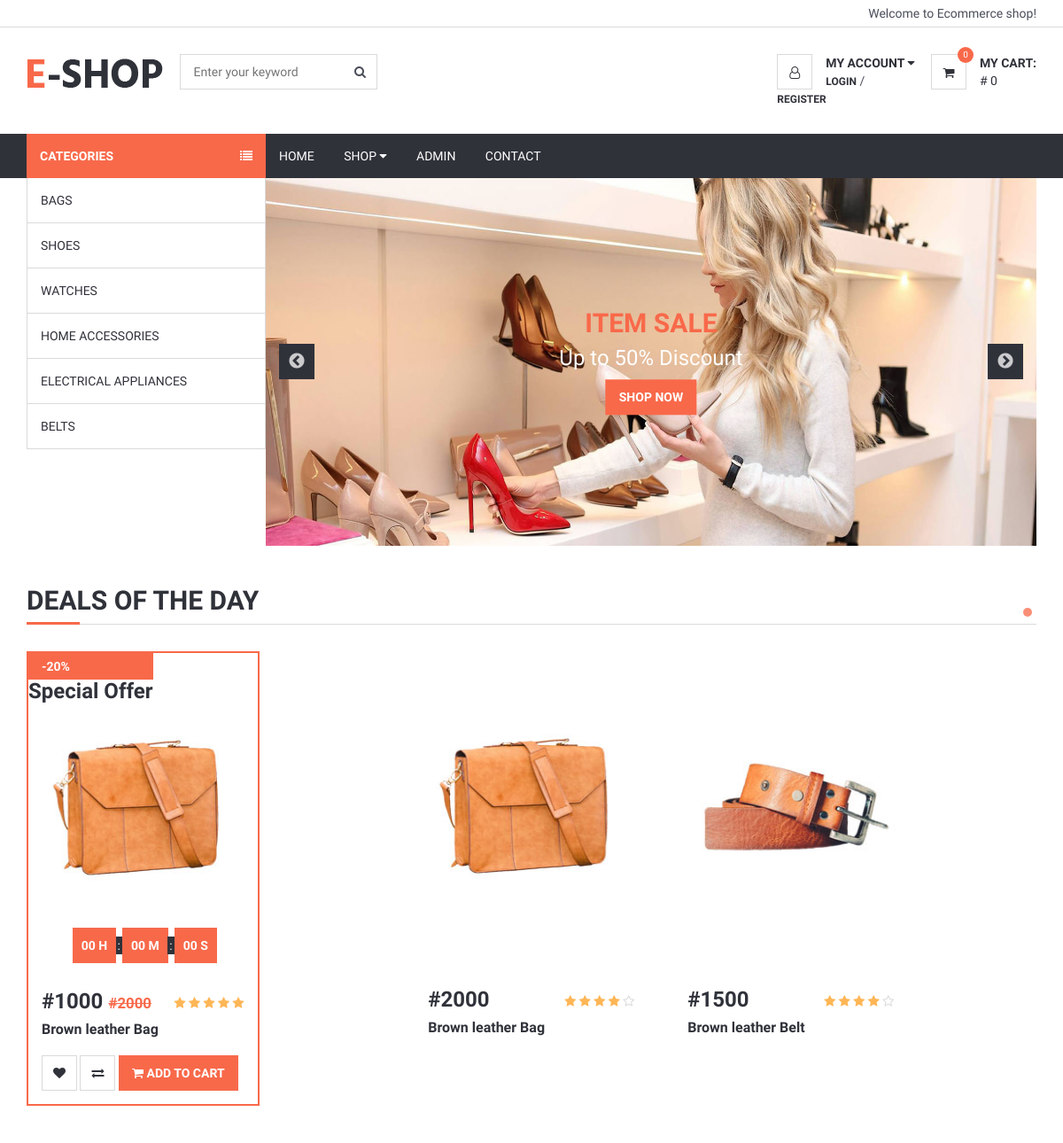
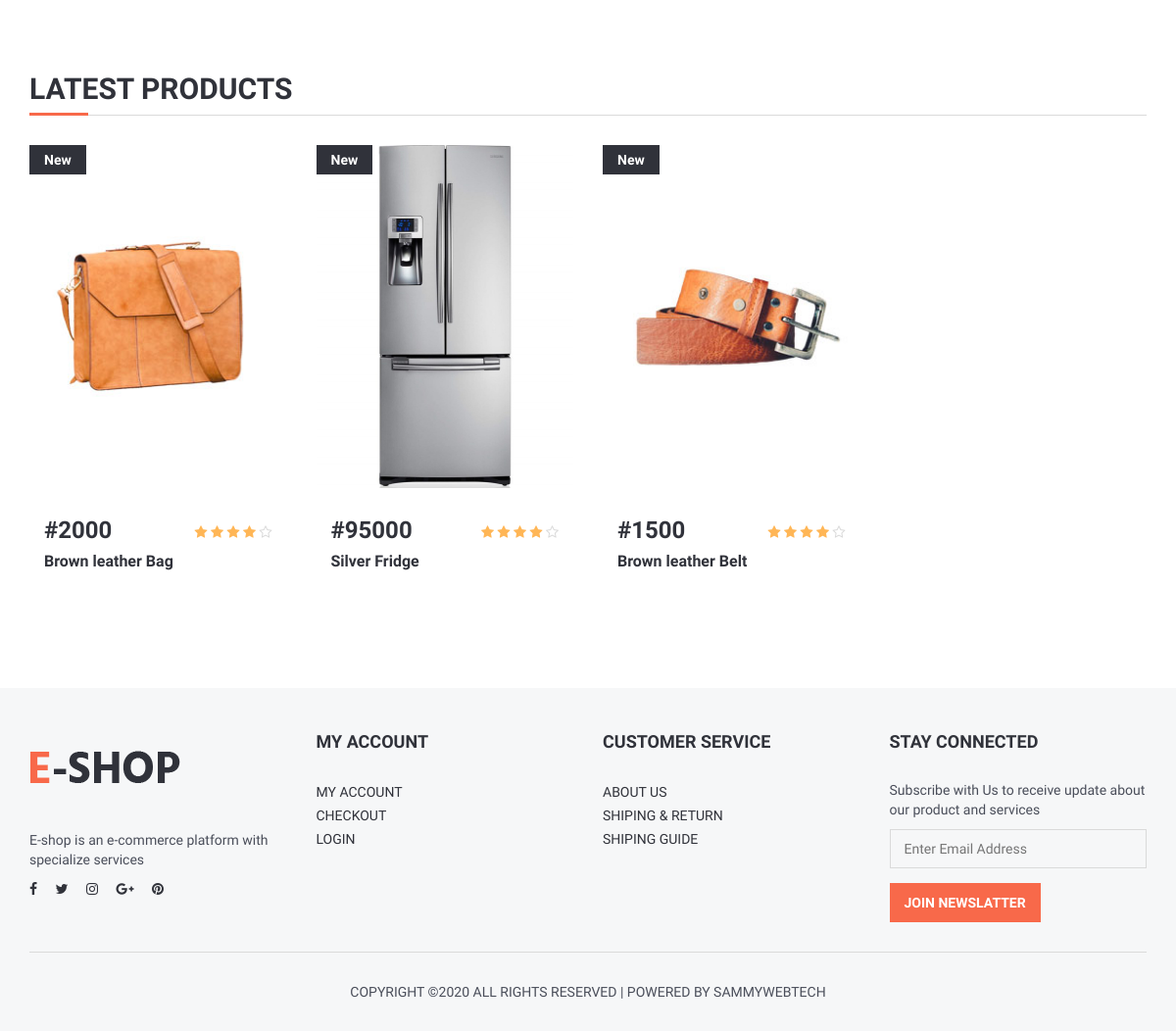
The page / on the database its author committed (2 pictures, top to bottom).
### tables this page shows
CREATE TABLE IF NOT EXISTS `categories` (
  `cat_id` int(11) NOT NULL AUTO_INCREMENT,
  `cat_title` varchar(255) NOT NULL,
  PRIMARY KEY (`cat_id`)
);

CREATE TABLE IF NOT EXISTS `slides` (
  `slide_id` int(11) NOT NULL AUTO_INCREMENT,
  `slide_title` varchar(255) NOT NULL,
  `slide_image` text NOT NULL,
  PRIMARY KEY (`slide_id`)
);

CREATE TABLE IF NOT EXISTS `products` (
  `product_id` int(11) NOT NULL AUTO_INCREMENT,
  `product_title` varchar(255) NOT NULL,
  `product_category_id` int(11) NOT NULL,
  `product_brand_id` int(11) NOT NULL,
  `product_price` float NOT NULL,
  `product_quantity` int(11) NOT NULL,
  `product_description` text NOT NULL,
  `short_desc` text NOT NULL,
  `product_image` varchar(255) NOT NULL,
  `featured` varchar(255) NOT NULL,
  PRIMARY KEY (`product_id`)
);

### resources/functions.php (the view, shortened to what this page needs)
<?php
function myQuery($query){
  global $conn;
  return  mysqli_query($conn,$query);
}
function getAllCategories(){
	$result = myQuery("SELECT * FROM categories");
	while($row = mysqli_fetch_assoc($result)){
$categories = <<< DELIMETER
  <li><a href="categories.php?cat_id={$row['cat_id']}">{$row['cat_title']}</a></li>
DELIMETER;
echo $categories;
	}
}
function getAllProducts(){
    if($featured = 'featured'){
            $result = myQuery("SELECT * FROM products WHERE featured = '$featured'");
            while($row = mysqli_fetch_assoc($result)){
$products = <<<DELIMETER
 <div class="product product-single">
    <div class="product-thumb">
        <a href="product-page.php?id={$row['product_id']}" class="main-btn quick-view"><i class="fa fa-search-plus"></i> Quick view</a>
        <img src="images/{$row['product_image']}" alt="" style= 'height:350px'>
    </div>
    <div class="product-body">
        <h3 class="product-price">#{$row['product_price']}</h3>
        <div class="product-rating">
            <i class="fa fa-star"></i>
            <i class="fa fa-star"></i>
            <i class="fa fa-star"></i>
            <i class="fa fa-star"></i>
            <i class="fa fa-star-o empty"></i>
        </div>
        <h2 class="product-name"><a href="#">{$row['product_title']}</a></h2>
        <div class="product-btns">
            <button class="main-btn icon-btn"><i class="fa fa-heart"></i></button>
            <button class="main-btn icon-btn"><i class="fa fa-exchange"></i></button>
            <a href="addcart.php?add={$row['product_id']}" class="primary-btn add-to-cart"><i class="fa fa-shopping-cart"></i> Add to Cart</a>
        </div>
    </div>
 </div>
DELIMETER;
echo $products;
}
    }
    else{
    }
}
function getLatestProducts(){
    $result = myQuery("SELECT * FROM products");
    while($row = mysqli_fetch_assoc($result)){
$products = <<<DELIMETER
<div class="col-md-3 col-sm-6 col-xs-6">
<div class="product product-single">
    <div class="product-thumb">
        <div class="product-label">
            <span>New</span>
        </div>
        <button class="main-btn quick-view"><i class="fa fa-search-plus"></i> Quick view</button>
        <img src="images/{$row['product_image']}" alt="" style="height: 350px;">
    </div>
    <div class="product-body">
        <h3 class="product-price">#{$row['product_price']}</h3>
        <div class="product-rating">
            <i class="fa fa-star"></i>
            <i class="fa fa-star"></i>
            <i class="fa fa-star"></i>
            <i class="fa fa-star"></i>
            <i class="fa fa-star-o empty"></i>
        </div>
        <h2 class="product-name"><a href="#">{$row['product_title']}</a></h2>
        <div class="product-btns">
            <button class="main-btn icon-btn"><i class="fa fa-heart"></i></button>
            <button class="main-btn icon-btn"><i class="fa fa-exchange"></i></button>
            <button class="primary-btn add-to-cart"><i class="fa fa-shopping-cart"></i> Add to Cart</button>
        </div>
    </div>
</div>
</div>
DELIMETER;
echo $products;
    }
}
       function get_slides(){
         $sql_count = myQuery("SELECT * FROM slides");
         $count = mysqli_num_rows($sql_count);
         $result = myQuery("SELECT * FROM slides ORDER BY slide_id ASC LIMIT ".$count."");
         while ($row = mysqli_fetch_assoc($result)) {
       $slides = <<<DELIMETER
           <div class="banner banner-1">
            <img src="images/{$row['slide_image']}" alt="">
                <div class="banner-caption text-center">
                    <h1 style="color:#F8694A; font-size: 30px;">Item sale</h1>
                    <h3 class="white-color font-weak">Up to 50% Discount</h3>
                    <button class="primary-btn">Shop Now</button>
                </div>
           </div>
DELIMETER;
       echo $slides;
         }
       }
             ?><li><a href="welcome.php">Home</a></li><?php

### resources/templates/front/header.php (shortened to what this page needs)
<!DOCTYPE html>
<html lang="en">
<head>
	<link type="text/css" rel="stylesheet" href="css/bootstrap.min.css" />
	<link type="text/css" rel="stylesheet" href="css/slick.css" />
	<link type="text/css" rel="stylesheet" href="css/slick-theme.css" />
	<link type="text/css" rel="stylesheet" href="css/nouislider.min.css" />
	<link rel="stylesheet" href="css/font-awesome.min.css">
	<link type="text/css" rel="stylesheet" href="css/style.css" />
</head>
<body>
	<header>
		<div id="top-header">
			<div class="container">
				<div class="pull-right">
					<span>
                        <?php
                           if(isset($_SESSION['user_id'])){
                               $result = myQuery("SELECT * FROM users WHERE user_id = ".$_SESSION['user_id']."");
                               $row = mysqli_fetch_assoc($result);
                               $count = mysqli_num_rows($result);
                               if($count > 0){
                               	echo "Welcome to Ecommerce shop <span style='color: #F8694A'>".$row['firstname']."<span>";
                               }
                           }
                           else{
                           	   echo "Welcome to Ecommerce shop!";
                           }
                            ?>
					</span>
				</div>
			</div>
		</div>
		<div id="header">
			<div class="container">
				<div class="pull-left">
					<div class="header-logo">
						<a class="logo" href="index.php">
							<img src="./img/logo.png" alt="">
						</a>
					</div>
					<div class="header-search">
						<form action="search.php" method="post">
							<input name="search" class="input" required="" type="text" placeholder="Enter your keyword">
							<button name="submit" type="submit" class="search-btn"><i class="fa fa-search"></i></button>
						</form>
					</div>
				</div>
				<div class="pull-right">
					<ul class="header-btns">
						<li class="header-account dropdown default-dropdown">
							<div class="dropdown-toggle" role="button" data-toggle="dropdown" aria-expanded="true">
								<div class="header-btns-icon">
									<i class="fa fa-user-o"></i>
								</div>
								<strong class="text-uppercase">My Account <i class="fa fa-caret-down"></i></strong>
							</div>
							<?php
                                if(isset($_SESSION['user_id'])){
                                    $result = myQuery("SELECT * FROM users WHERE user_id = ".$_SESSION['user_id']."");
                                    $count = mysqli_num_rows($result);
                                    if($count > 0){
                                    	?><strong><a style="color:#F8694A" href="logout.php" class="text-uppercase">Logout</a></strong><?php
                                    }
                                }
                                else{
                                    	  ?><strong style="font-size: 12px;"><a href="login.php" class="text-uppercase">Login</a></strong> / <strong style="font-size: 12px;"><a href="register.php" class="text-uppercase">Register</a></strong><?php
                                    }
							 ?>
						</li>
						<li class="header-cart dropdown default-dropdown">
							<a href="cart.php">
								<div class="header-btns-icon">
									<i class="fa fa-shopping-cart"></i>
									<span class="qty"><?php echo isset($_SESSION['item_quantitys'])  ? $_SESSION['item_quantitys'] : $_SESSION['item_quantitys'] = '0'?></span>
								</div>
								<strong class="text-uppercase">My Cart:</strong>
								<br>
								<span># <?php echo isset($_SESSION['item_totals']) ? $_SESSION['item_totals'] : $_SESSION['item_totals'] = '0' ?> </span>
							</a>
						</li>
					</ul>
				</div>
			</div>
		</div>
	</header>

### resources/templates/front/top_nav.php (shortened to what this page needs)
<div id="navigation">
	<div class="container">
		<div id="responsive-nav">
			<?php include "resources/templates/front/category_nav.php" ?>
			<div class="menu-nav">
				<ul class="menu-list">
					<?php
					   if(isset($_SESSION['user_id'])){
					       $result = myQuery("SELECT * FROM users WHERE user_id = ".$_SESSION['user_id']."");
					       $count = mysqli_num_rows($result);
					       if($count > 0){
					       	?><li><a href="welcome.php">Home</a></li><?php
					       }
					   }
					   else{
					       	  ?><li><a href="index.php">Home</a></li><?php
					       }
					 ?>
					<li class="dropdown default-dropdown"><a class="dropdown-toggle" data-toggle="dropdown" aria-expanded="true">Shop <i class="fa fa-caret-down"></i></a>
					</li>
					<li><a href="././admin/index.php">Admin</a></li>
					<li><a href="contact.php">Contact</a></li>
				</ul>
			</div>
		</div>
	</div>
</div>

### resources/templates/front/category_nav.php
<div class="category-nav">
	<span class="category-header">Categories <i class="fa fa-list"></i></span>
	<ul class="category-list">
		<?php getAllCategories(); ?>
	</ul>
</div>

### resources/templates/front/slider.php (shortened to what this page needs)
<div id="home">
	<div class="container">
		<div class="home-wrap">
			<div id="home-slick">
				 <?php get_slides() ?>
			</div>
		</div>
	</div>
</div>

### index.php (shortened to what this page needs)
<?php include "resources/templates/front/header.php" ?>
<?php include "resources/templates/front/top_nav.php" ?>
<?php include "resources/templates/front/slider.php" ?>
	<div class="section">
		<div class="container">
			<div class="row">
				<div class="col-md-12">
					<div class="section-title">
						<h2 class="title">Deals Of The Day</h2>
						<div class="pull-right">
							<div class="product-slick-dots-2 custom-dots">
							</div>
						</div>
					</div>
				</div>
			      <?php
                         $result = myQuery("SELECT * FROM products WHERE product_id = 1 ");
                         while($row = mysqli_fetch_assoc($result)){
                          $sql = myQuery("SELECT * FROM reviews WHERE product_id = 1");
                          $for_exam = mysqli_fetch_assoc($sql);
                          $get_me = $for_exam['customer_rating'];
                      ?>
                     <div class="col-md-3 col-sm-6 col-xs-6">
                         <div class="product product-single product-hot">
                             <div class="product-thumb">
                                 <div class="product-label">
                                     <span class="sale">-20%</span>
                                      <h3 id="offer">Special Offer</h3>
                                 </div>
                                 <img src="images/<?php echo $row['product_image'] ?>" alt="" style= 'height:350px'>
                                 <ul class="product-countdown">
									<li><span id="hours"></span></li>
									<li><span id="minutes"></span></li>
									<li><span id="seconds"></span></li>
								</ul>
                             </div>
                             <div class="product-body">
                                 <h3 class="product-price">#1000 <del class="product-old-price">#2000</del></h3>
                                 <div class="product-rating">
                                      <?php
                                        if( $get_me == 5){
                                            echo "
                                            <i class='fa fa-star'></i>
                                            <i class='fa fa-star'></i>
                                            <i class='fa fa-star'></i>
                                            <i class='fa fa-star'></i>
                                            <i class='fa fa-star'></i>
                                                 ";
                                        }
                                       ?>
                                 </div>
                                 <h2 class="product-name"><a href="#"> <?php echo $row['product_title']?></a></h2>
                                 <div class="product-btns">
                                     <button class="main-btn icon-btn"><i class="fa fa-heart"></i></button>
                                     <button class="main-btn icon-btn"><i class="fa fa-exchange"></i></button>
                                    <a href="addcart.php?add=<?php echo $row['product_id']  ?>" class="primary-btn add-to-cart"><i class="fa fa-shopping-cart"></i> Add to Cart</a>
                                 </div>
                             </div>
                         </div>
                     </div>
                     <?php
                     }
			       ?>
				<div class="col-md-9 col-sm-6 col-xs-6">
					<div class="row">
						<div id="product-slick-2" class="product-slick">
							    <?php getAllProducts(); ?>
						</div>
					</div>
				</div>
			</div>
		</div>
	</div>
	<div class="section">
		<div class="container">
			<div class="row">
				<div class="col-md-12" >
					<div class="section-title">
						<h2 class="title">Latest Products</h2>
					</div>
				</div>
					<?php getLatestProducts() ?>
			</div>
		</div>
	</div>
	<?php include "resources/templates/front/footer.php" ?>

### resources/templates/front/footer.php (shortened to what this page needs)
	<footer id="footer" class="section section-grey">
		<div class="container">
			<div class="row">
				<div class="col-md-3 col-sm-6 col-xs-6">
					<div class="footer">
						<div class="footer-logo">
							<a class="logo" href="#">
		            <img src="./img/logo.png" alt="">
		          </a>
						</div>
						<p>E-shop is an e-commerce platform with specialize services</p>
						<ul class="footer-social">
							<li><a href="#"><i class="fa fa-facebook"></i></a></li>
							<li><a href="#"><i class="fa fa-twitter"></i></a></li>
							<li><a href="#"><i class="fa fa-instagram"></i></a></li>
							<li><a href="#"><i class="fa fa-google-plus"></i></a></li>
							<li><a href="#"><i class="fa fa-pinterest"></i></a></li>
						</ul>
					</div>
				</div>
				<div class="col-md-3 col-sm-6 col-xs-6">
					<div class="footer">
						<h3 class="footer-header">My Account</h3>
						<ul class="list-links">
							<li><a href="account.php">My Account</a></li>
							<li><a href="checkout.php">Checkout</a></li>
							<li><a href="login.php">Login</a></li>
						</ul>
					</div>
				</div>
				<div class="col-md-3 col-sm-6 col-xs-6">
					<div class="footer">
						<h3 class="footer-header">Customer Service</h3>
						<ul class="list-links">
							<li><a href="#">About Us</a></li>
							<li><a href="#">Shiping & Return</a></li>
							<li><a href="#">Shiping Guide</a></li>
						</ul>
					</div>
				</div>
				<div class="col-md-3 col-sm-6 col-xs-6">
					<div class="footer">
						<h3 class="footer-header">Stay Connected</h3>
						<p>Subscribe with Us to receive update about our product and services</p>
						<form>
							<div class="form-group">
								<input class="input" placeholder="Enter Email Address">
							</div>
							<button class="primary-btn">Join Newslatter</button>
						</form>
					</div>
				</div>
			</div>
			<hr>
			<div class="row">
				<div class="col-md-8 col-md-offset-2 text-center">
					<div class="footer-copyright">
						Copyright &copy;<script>document.write(new Date().getFullYear());</script> All rights reserved | Powered By Sammywebtech
					</div>
				</div>
			</div>
		</div>
	</footer>
</body>
</html>

### rows shown on the page
categories: cat_title "BAGS"
categories: cat_title "SHOES"
categories: cat_title "WATCHES"
categories: cat_title "HOME ACCESSORIES"
categories: cat_title "ELECTRICAL APPLIANCES"
categories: cat_title "BELTS"
slides: slide_image (picture)
products: product_image (picture), product_title "Brown leather Bag", product_price "2000"
products: product_image (picture), product_price "1500", product_title "Brown leather Belt"
products: product_image (picture), product_price "95000", product_title "Silver Fridge"

### other values the page prints
$_SESSION['item_quantitys'] = '0' "0"
$_SESSION['item_totals'] = '0' "0"
